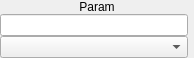
<?xml version="1.0" encoding="UTF-8"?>
<ui version="4.0">
 <class>Keywordval_UI</class>
 <widget class="QWidget" name="Keywordval_UI">
  <property name="geometry">
   <rect>
    <x>0</x>
    <y>0</y>
    <width>194</width>
    <height>42</height>
   </rect>
  </property>
  <layout class="QGridLayout" name="gridLayout">
   <property name="verticalSpacing">
    <number>0</number>
   </property>
   <property name="margin">
    <number>0</number>
   </property>
   <item row="0" column="0" colspan="2">
    <widget class="QLabel" name="label">
     <property name="text">
      <string>Param</string>
     </property>
     <property name="alignment">
      <set>Qt::AlignCenter</set>
     </property>
    </widget>
   </item>
   <item row="1" column="0">
    <widget class="QLineEdit" name="lineeditwidget"/>
   </item>
   <item row="2" column="0">
    <widget class="QComboBox" name="comboboxwidget"/>
   </item>
  </layout>
 </widget>
 <resources/>
 <connections/>
</ui>
